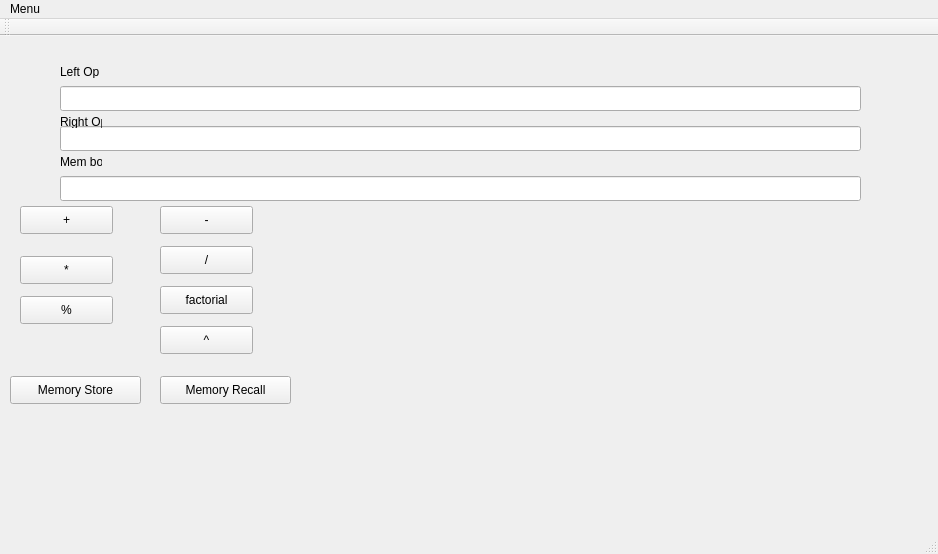
<?xml version="1.0" encoding="UTF-8"?>
<ui version="4.0">
 <class>MainWindow</class>
 <widget class="QMainWindow" name="MainWindow">
  <property name="geometry">
   <rect>
    <x>0</x>
    <y>0</y>
    <width>938</width>
    <height>554</height>
   </rect>
  </property>
  <property name="windowTitle">
   <string>MainWindow</string>
  </property>
  <widget class="QWidget" name="centralWidget">
   <widget class="QLineEdit" name="LeftOperand">
    <property name="geometry">
     <rect>
      <x>60</x>
      <y>50</y>
      <width>801</width>
      <height>25</height>
     </rect>
    </property>
   </widget>
   <widget class="QLineEdit" name="RightOperand">
    <property name="geometry">
     <rect>
      <x>60</x>
      <y>90</y>
      <width>801</width>
      <height>25</height>
     </rect>
    </property>
   </widget>
   <widget class="QPushButton" name="Additionbutton">
    <property name="geometry">
     <rect>
      <x>20</x>
      <y>170</y>
      <width>93</width>
      <height>28</height>
     </rect>
    </property>
    <property name="text">
     <string>+</string>
    </property>
   </widget>
   <widget class="QPushButton" name="Subtractionbutton">
    <property name="geometry">
     <rect>
      <x>160</x>
      <y>170</y>
      <width>93</width>
      <height>28</height>
     </rect>
    </property>
    <property name="text">
     <string>-</string>
    </property>
   </widget>
   <widget class="QPushButton" name="Multiplicationbutton">
    <property name="geometry">
     <rect>
      <x>20</x>
      <y>220</y>
      <width>93</width>
      <height>28</height>
     </rect>
    </property>
    <property name="text">
     <string>*</string>
    </property>
   </widget>
   <widget class="QPushButton" name="Divisionbutton">
    <property name="geometry">
     <rect>
      <x>160</x>
      <y>210</y>
      <width>93</width>
      <height>28</height>
     </rect>
    </property>
    <property name="text">
     <string>/</string>
    </property>
   </widget>
   <widget class="QPushButton" name="Modulusbutton">
    <property name="geometry">
     <rect>
      <x>20</x>
      <y>260</y>
      <width>93</width>
      <height>28</height>
     </rect>
    </property>
    <property name="text">
     <string>%</string>
    </property>
   </widget>
   <widget class="QPushButton" name="Factorialbutton">
    <property name="geometry">
     <rect>
      <x>160</x>
      <y>250</y>
      <width>93</width>
      <height>28</height>
     </rect>
    </property>
    <property name="text">
     <string>factorial</string>
    </property>
   </widget>
   <widget class="QPushButton" name="Powerbutton">
    <property name="geometry">
     <rect>
      <x>160</x>
      <y>290</y>
      <width>93</width>
      <height>28</height>
     </rect>
    </property>
    <property name="text">
     <string>^</string>
    </property>
   </widget>
   <widget class="QPushButton" name="Storebutton">
    <property name="geometry">
     <rect>
      <x>10</x>
      <y>340</y>
      <width>131</width>
      <height>28</height>
     </rect>
    </property>
    <property name="text">
     <string>Memory Store</string>
    </property>
   </widget>
   <widget class="QPushButton" name="Recallbutton">
    <property name="geometry">
     <rect>
      <x>160</x>
      <y>340</y>
      <width>131</width>
      <height>28</height>
     </rect>
    </property>
    <property name="text">
     <string>Memory Recall</string>
    </property>
   </widget>
   <widget class="QLineEdit" name="MemBox">
    <property name="geometry">
     <rect>
      <x>60</x>
      <y>140</y>
      <width>801</width>
      <height>25</height>
     </rect>
    </property>
   </widget>
   <widget class="QLabel" name="label">
    <property name="geometry">
     <rect>
      <x>60</x>
      <y>30</y>
      <width>42</width>
      <height>12</height>
     </rect>
    </property>
    <property name="text">
     <string>Left Op</string>
    </property>
   </widget>
   <widget class="QLabel" name="label_2">
    <property name="geometry">
     <rect>
      <x>60</x>
      <y>80</y>
      <width>42</width>
      <height>12</height>
     </rect>
    </property>
    <property name="text">
     <string>Right Op</string>
    </property>
   </widget>
   <widget class="QLabel" name="label_3">
    <property name="geometry">
     <rect>
      <x>60</x>
      <y>120</y>
      <width>42</width>
      <height>12</height>
     </rect>
    </property>
    <property name="text">
     <string>Mem box</string>
    </property>
   </widget>
  </widget>
  <widget class="QMenuBar" name="menuBar">
   <property name="geometry">
    <rect>
     <x>0</x>
     <y>0</y>
     <width>938</width>
     <height>21</height>
    </rect>
   </property>
   <widget class="QMenu" name="menuMenu">
    <property name="title">
     <string>Menu</string>
    </property>
    <addaction name="actionAbout"/>
    <addaction name="actionQuit"/>
   </widget>
   <addaction name="menuMenu"/>
  </widget>
  <widget class="QToolBar" name="mainToolBar">
   <attribute name="toolBarArea">
    <enum>TopToolBarArea</enum>
   </attribute>
   <attribute name="toolBarBreak">
    <bool>false</bool>
   </attribute>
  </widget>
  <widget class="QStatusBar" name="statusBar"/>
  <action name="actionAbout">
   <property name="text">
    <string>About</string>
   </property>
  </action>
  <action name="actionQuit">
   <property name="text">
    <string>Quit</string>
   </property>
  </action>
 </widget>
 <layoutdefault spacing="6" margin="11"/>
 <resources/>
 <connections/>
</ui>
